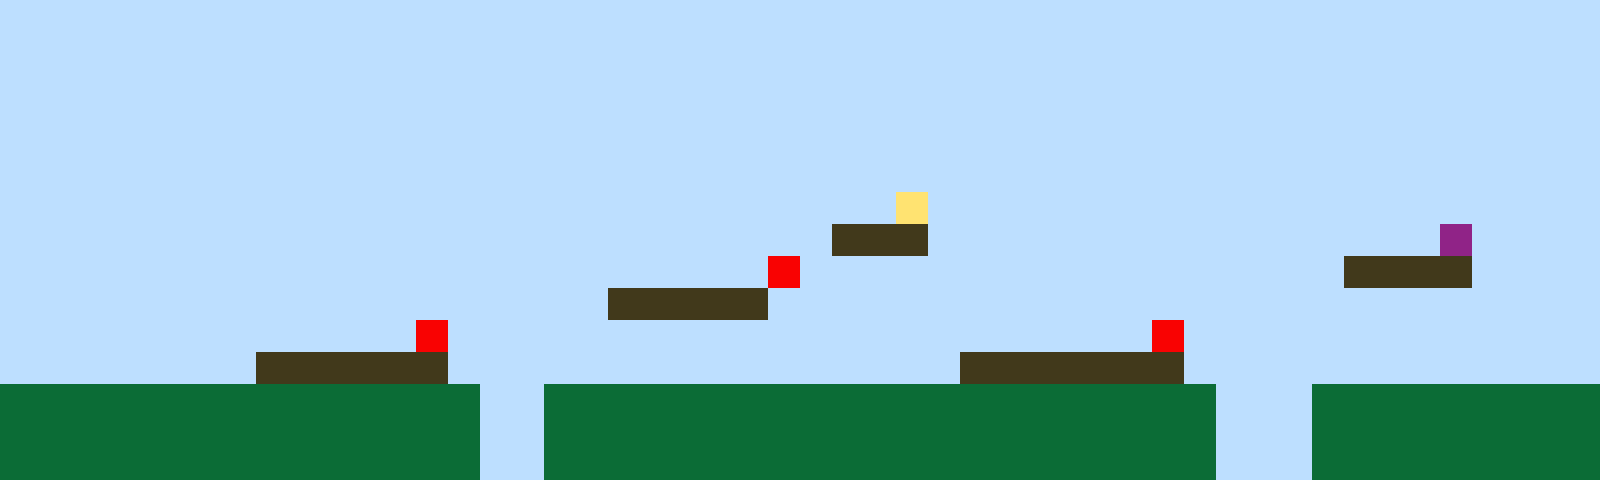

A level layout from a 2D game, rendered from its tile map. Below: a short description, then the map file with its tile-grid data intact:
An orthogonal 50x15 tile map with 32x32 px tiles, 1 tile layer (Tile Layer 1).

<map version="1.10" tiledversion="1.11.2" orientation="orthogonal" renderorder="right-up" width="50" height="15" tilewidth="32" tileheight="32" infinite="0" nextlayerid="2" nextobjectid="1"><editorsettings><export target="map1.csv" format="csv" /></editorsettings><tileset firstgid="1" name="sprites" tilewidth="32" tileheight="32" tilecount="6" columns="3"><image source="sprites.png" width="96" height="64" /></tileset><layer id="1" name="Tile Layer 1" width="50" height="15"><data encoding="csv">1,1,1,1,1,1,1,1,1,1,1,1,1,1,1,1,1,1,1,1,1,1,1,1,1,1,1,1,1,1,1,1,1,1,1,1,1,1,1,1,1,1,1,1,1,1,1,1,1,1,1,1,1,1,1,1,1,1,1,1,1,1,1,1,1,1,1,1,1,1,1,1,1,1,1,1,1,1,1,1,1,1,1,1,1,1,1,1,1,1,1,1,1,1,1,1,1,1,1,1,1,1,1,1,1,1,1,1,1,1,1,1,1,1,1,1,1,1,1,1,1,1,1,1,1,1,1,1,1,1,1,1,1,1,1,1,1,1,1,1,1,1,1,1,1,1,1,1,1,1,1,1,1,1,1,1,1,1,1,1,1,1,1,1,1,1,1,1,1,1,1,1,1,1,1,1,1,1,1,1,1,1,1,1,1,1,1,1,1,1,1,1,1,1,1,1,1,1,1,1,1,1,1,1,1,1,1,1,1,1,1,1,1,1,1,1,1,1,1,1,1,1,1,1,1,1,1,1,1,1,1,1,1,1,1,1,1,1,1,1,1,1,1,1,1,1,1,1,1,1,1,1,1,1,1,1,1,1,1,1,1,1,1,1,1,1,1,1,1,1,1,1,1,1,1,1,1,1,1,1,1,1,1,1,1,1,1,1,1,1,1,1,1,1,1,1,1,1,1,1,1,1,1,1,1,1,1,1,1,1,1,1,1,1,1,1,1,1,1,1,1,1,1,1,1,1,1,1,4,1,1,1,1,1,1,1,1,1,1,1,1,1,1,1,1,1,1,1,1,1,1,1,1,1,1,1,1,1,1,1,1,1,1,1,1,1,1,1,1,1,1,1,1,1,1,1,3,3,3,1,1,1,1,1,1,1,1,1,1,1,1,1,1,1,1,6,1,1,1,1,1,1,1,1,1,1,1,1,1,1,1,1,1,1,1,1,1,1,1,1,1,1,1,1,5,1,1,1,1,1,1,1,1,1,1,1,1,1,1,1,1,1,3,3,3,3,1,1,1,1,1,1,1,1,1,1,1,1,1,1,1,1,1,1,1,1,1,1,1,3,3,3,3,3,1,1,1,1,1,1,1,1,1,1,1,1,1,1,1,1,1,1,1,1,1,1,1,1,1,1,1,1,1,1,1,1,1,1,1,1,1,1,1,5,1,1,1,1,1,1,1,1,1,1,1,1,1,1,1,1,1,1,1,1,1,1,5,1,1,1,1,1,1,1,1,1,1,1,1,1,1,1,1,1,1,1,1,1,3,3,3,3,3,3,1,1,1,1,1,1,1,1,1,1,1,1,1,1,1,1,3,3,3,3,3,3,3,1,1,1,1,1,1,1,1,1,1,1,1,1,2,2,2,2,2,2,2,2,2,2,2,2,2,2,2,1,1,2,2,2,2,2,2,2,2,2,2,2,2,2,2,2,2,2,2,2,2,2,1,1,1,2,2,2,2,2,2,2,2,2,2,2,2,2,2,2,2,2,2,2,2,2,2,2,2,1,1,2,2,2,2,2,2,2,2,2,2,2,2,2,2,2,2,2,2,2,2,2,1,1,1,2,2,2,2,2,2,2,2,2,2,2,2,2,2,2,2,2,2,2,2,2,2,2,2,1,1,2,2,2,2,2,2,2,2,2,2,2,2,2,2,2,2,2,2,2,2,2,1,1,1,2,2,2,2,2,2,2,2,2</data></layer></map>
